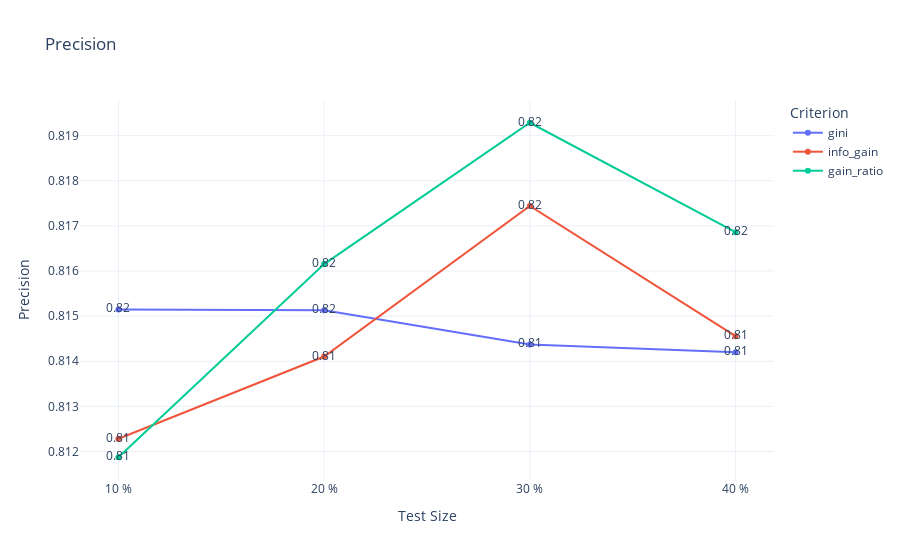

The notebook cell saved with this chart:
### Code cell
accuracy_fig = create_plot(test_sizes_labels, {k: results[k]['precision'] for k in results}, 'Precision', 'Precision')
accuracy_fig.show()

### Figure 1 — Plotly figure (JSON) as saved in the notebook; plotly's stock layout.template omitted (floating-point values rounded to 4 significant figures)
{"data": [{"mode": "lines+markers+text", "name": "gini", "text": ["0.82", "0.82", "0.81", "0.81"], "type": "scatter", "x": ["10 %", "20 %", "30 %", "40 %"], "y": [0.8151, 0.8151, 0.8144, 0.8142]}, {"mode": "lines+markers+text", "name": "info_gain", "text": ["0.81", "0.81", "0.82", "0.81"], "type": "scatter", "x": ["10 %", "20 %", "30 %", "40 %"], "y": [0.8123, 0.8141, 0.8174, 0.8146]}, {"mode": "lines+markers+text", "name": "gain_ratio", "text": ["0.81", "0.82", "0.82", "0.82"], "type": "scatter", "x": ["10 %", "20 %", "30 %", "40 %"], "y": [0.8119, 0.8162, 0.8193, 0.8169]}], "layout": {"legend": {"title": {"text": "Criterion"}}, "title": {"text": "Precision"}, "xaxis": {"title": {"text": "Test Size"}}, "yaxis": {"title": {"text": "Precision"}}}}
